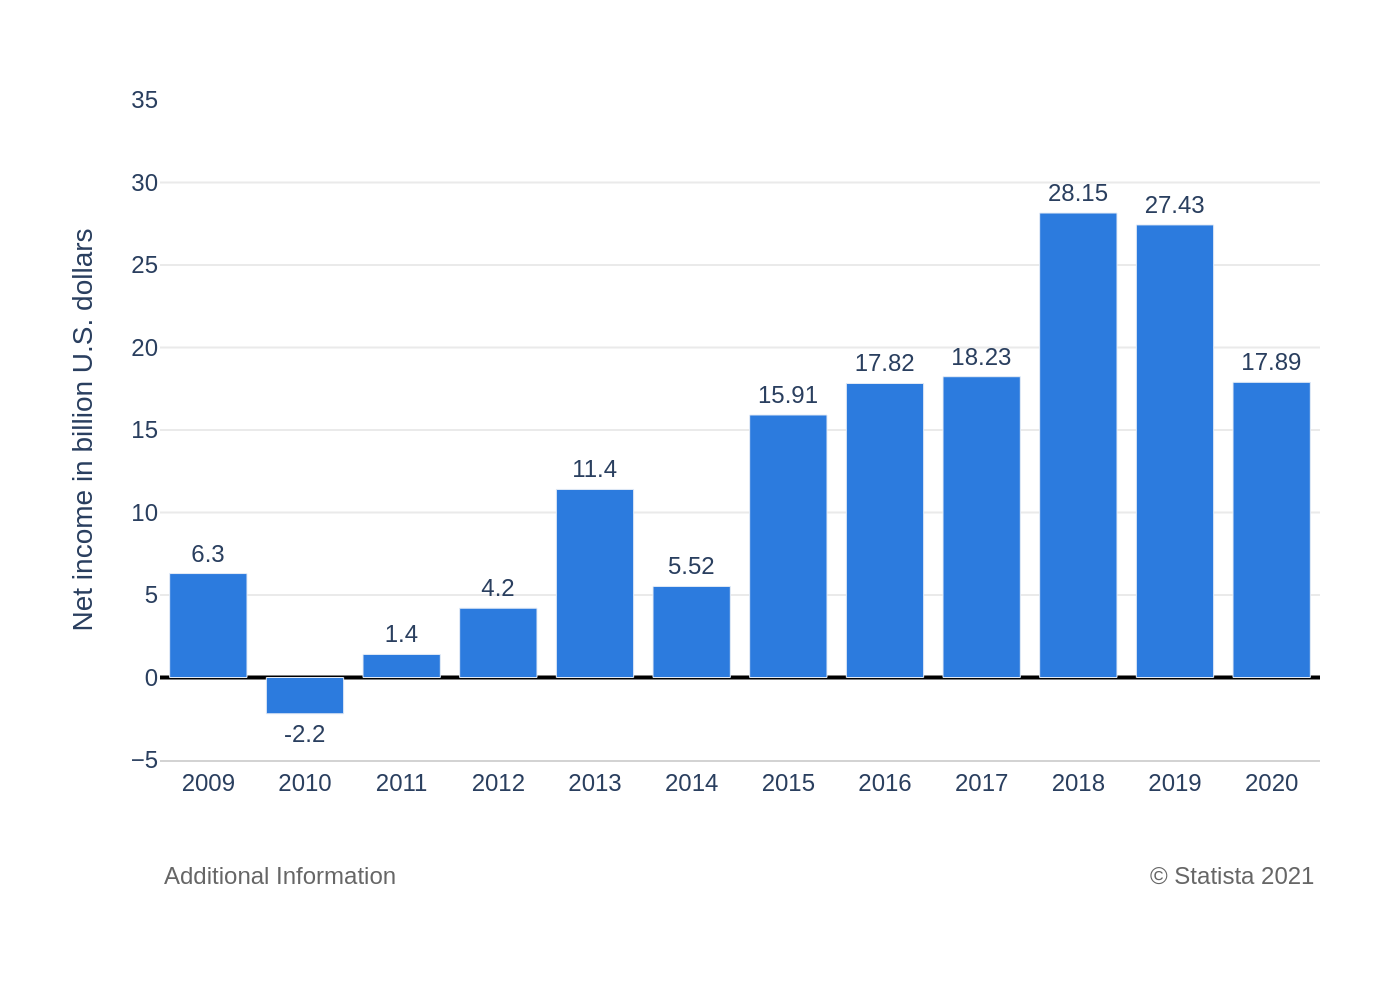

This figure's Python source:
import sys
import json
import plotly.graph_objects as go
import os

if len(sys.argv) != 2:
    print("Usage: python generate_chart.py <json_file_path>")
    sys.exit(1)

json_file_path = sys.argv[1]

try:
    with open(json_file_path, 'r', encoding='utf-8') as f:
        chart_info = json.load(f)
except FileNotFoundError:
    print(f"Error: JSON file not found at {json_file_path}")
    sys.exit(1)
except json.JSONDecodeError:
    print(f"Error: Could not decode JSON from {json_file_path}")
    sys.exit(1)

data = chart_info.get('chart_data', [])
texts = chart_info.get('texts', {})
colors = chart_info.get('colors', [])

categories = [item['category'] for item in data]
values = [item['value'] for item in data]

fig = go.Figure()

fig.add_trace(go.Bar(
    x=categories,
    y=values,
    text=values,
    textposition='outside',
    texttemplate='%{text}',
    marker_color=colors[0] if colors else None,
    cliponaxis=False
))

annotations = []
if texts.get('note'):
    annotations.append(dict(
        xref='paper', yref='paper',
        x=0, y=-0.15,
        xanchor='left', yanchor='top',
        text=texts['note'],
        showarrow=False,
        font=dict(size=12, color='#666666')
    ))

if texts.get('source'):
    annotations.append(dict(
        xref='paper', yref='paper',
        x=1, y=-0.15,
        xanchor='right', yanchor='top',
        text=texts['source'],
        showarrow=False,
        font=dict(size=12, color='#666666')
    ))

fig.update_layout(
    font_family="Arial",
    title=texts.get('title'),
    plot_bgcolor='white',
    xaxis=dict(
        title_text=texts.get('x_axis_title'),
        showgrid=False,
        showline=True,
        linecolor='lightgray'
    ),
    yaxis=dict(
        title_text=texts.get('y_axis_title'),
        showgrid=True,
        gridcolor='#EAEAEA',
        zeroline=True,
        zerolinewidth=2,
        zerolinecolor='black',
        range=[-5, 35]
    ),
    margin=dict(l=80, r=40, t=50, b=120),
    showlegend=False,
    annotations=annotations
)

output_filename_base = os.path.splitext(os.path.basename(json_file_path))[0]
output_directory = os.path.dirname(json_file_path)
output_png_path = os.path.join(output_directory, f"{output_filename_base}.png")


fig.write_image(output_png_path, scale=2)

print(f"Chart saved to {output_png_path}")
